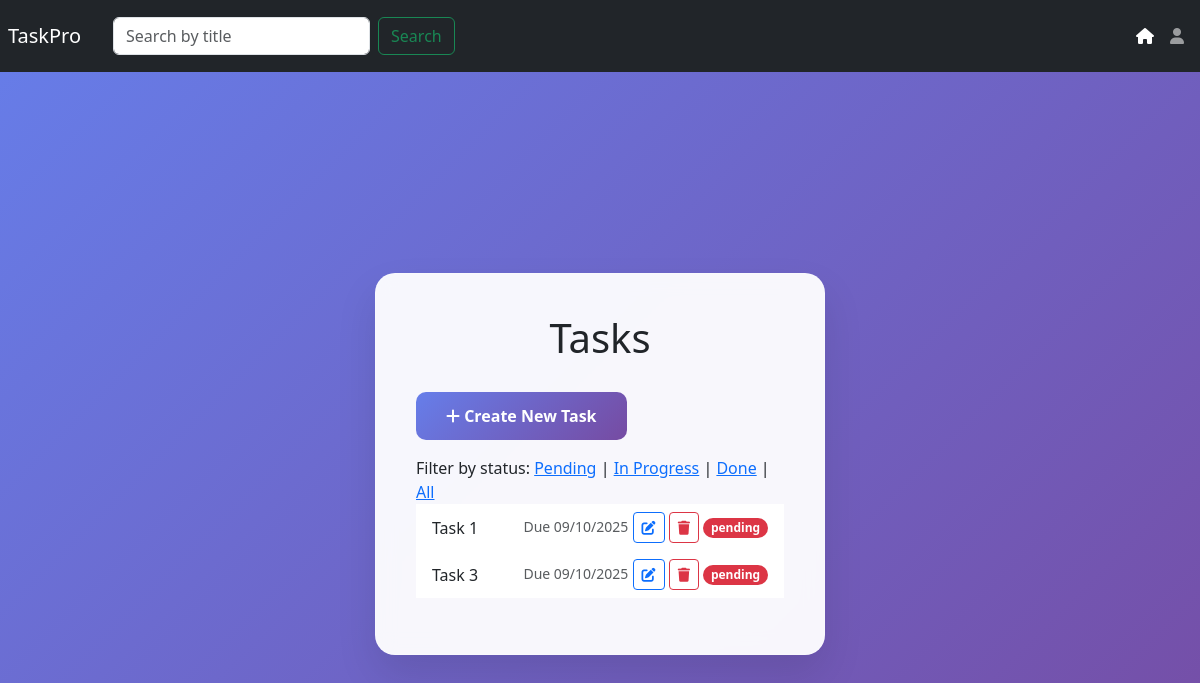
The page /tasks/?status=pending (signed in) on the database its author committed.
### task_main/models.py (models this page shows, shortened)
class Tasks(models.Model):
    title=models.CharField(max_length=50,)
    slug=models.SlugField(max_length=255,unique=True)
    description=models.CharField(max_length=255)
    expiry=models.DateField()
    priority=models.CharField(max_length=10,choices=priority_choices,default='Lowest')
    status=models.CharField(choices=status_choices,default='pending')
    user=models.ForeignKey(CustomUser,on_delete=models.CASCADE)

### task_main/views.py (the view)
# urls.py: path('',views.TaskListView.as_view(), name='tasklist'),
class TaskListView(mixins.ListModelMixin,GenericAPIView):
    permission_classes=[IsAuthenticated,]
    serializer_class=TaskListCreateSerializer
    renderer_classes=[TemplateHTMLRenderer]
    def get_queryset(self):
        queryset = Tasks.objects.filter(user=self.request.user).order_by('priority')
        status = self.request.query_params.get('status')
        sortby = self.request.query_params.get('sortby')
        if status:
            print(status)
            queryset = queryset.filter(status=status)
            if sortby:
                print(sortby)
                queryset.order_by(sortby)
        return queryset
    def get(self, request, *args, **kwargs):
        queryset = self.get_queryset()
        return Response({'tasks': queryset}, template_name='task_main/tasklist.html')

### templates/task_main/tasklist.html (shortened to what this page needs)
{% extends 'base.html' %}
{% block content %}
<div class="auth-card mb-3">
    <h1 class="auth-header">Tasks</h1>
    <div class="d-flex justify-content-between mb-3">
        <a href='{% url "taskcreate" %}' class="btn btn-primary"><i class="fas fa-plus"></i> Create New Task</a>
    </div>
    <div>
        Filter by status:
        <a href="{% url 'tasklist' %}?status=pending">Pending</a> |
        <a href="{% url 'tasklist' %}?status=in progress">In Progress</a> |
        <a href="{% url 'tasklist' %}?status=done">Done</a> |
        <a href="{% url 'tasklist' %}">All</a>
    </div>
{% if tasks %}
    <div class="d-flex-row justify-content-between flex-wrap">
        {% for task in tasks %}
        <div class="mb-3">
            <ul class="list-group list-group-flush">
                <li class="list-group-item d-flex align-items-center gap-2">
                    <div class="d-flex align-items-center flex-grow-1 gap-6 overflow-hidden">
                        <label for="id_title" class="form-check-label truncate flex-grow-1 mb-0">{{ task.title}}</label>
                        <div class="d-flex-center gap-2">
                            <span class="text-muted small flex-shrink-0">Due {{ task.expiry|date:"SHORT_DATE_FORMAT"}}</span>
                        <a href="{% url 'taskedit' slug=task.slug %}"
                            class="btn btn-sm btn-outline-primary flex-shrink-0"><i class="fas fa-edit"></i></a>
                        <a href="{% url 'taskdelete' slug=task.slug %}"
                            class="btn btn-sm btn-outline-danger flex-shrink-0"><i class="fas fa-trash"></i></a>
                        <span
                            class="badge rounded-pill bg-{% if task.status == 'done' %}success{% elif task.status == 'in progress' %}primary{% else %}danger{% endif %} flex-shrink-0">
                            {% if task.status == 'done' %}done{% elif task.status == 'in progress' %}inprogress{% else %}pending{% endif %}
                        </span>
                        </div>
                    </div>
                </li>
            </ul>
            {% endfor %}
        </div>
        {% else %}
        <h5>No tasks found</h5>
    </div>
    {% endif %}
    {% endblock %}

### templates/base.html (style rules this page uses)
body { background: linear-gradient(135deg, #667eea 0%, #764ba2 100%); min-height: 100vh; font-family: 'Segoe UI', Tahoma, Geneva, Verdana, sans-serif; }
.auth-card { background: rgba(255, 255, 255, 0.95); backdrop-filter: blur(10px); border-radius: 20px; box-shadow: 0 20px 40px rgba(0, 0, 0, 0.1); padding: 40px; width: 100%; max-width: 450px; border: 1px solid rgba(255, 255, 255, 0.2); margin: 0 auto; }
.auth-header { text-align: center; margin-bottom: 30px; }
.btn-primary { background: linear-gradient(135deg, #667eea 0%, #764ba2 100%); border: none; border-radius: 10px; padding: 12px 30px; font-weight: 600; font-size: 16px; transition: all 0.3s ease; }
.truncate { overflow: hidden; text-overflow: ellipsis; white-space: nowrap; min-width: 0; }

### rows shown on the page
Tasks: title "Task 1", expiry "09/10/2025", status "pending"
Tasks: title "Task 3", expiry "09/10/2025", status "pending"
